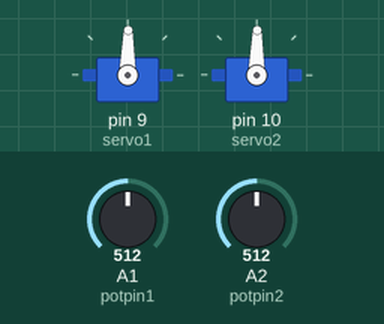
Recording of a sketch running on a simulated Arduino Uno, built with avr-gcc and run on an emulated ATmega328P. On the bench: 2 × servo. Inputs (shaded band) come from the test bench; at power-on: A1 (potpin1) = 512, A2 (potpin2) = 512.

Above: at 1.2 s.
1.3 s: A1 (potpin1) set to 716
At 2.0 s:
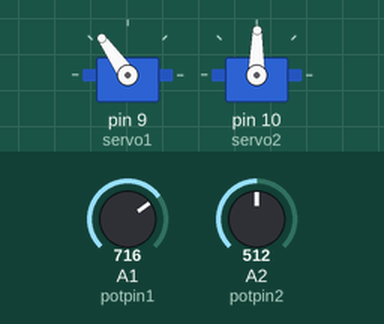
2.8 s: A2 (potpin2) set to 716
At 3.8 s:
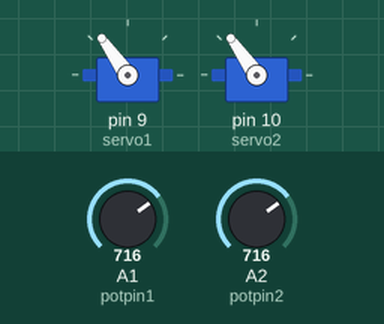
4.3 s: A1 (potpin1) set to 900
At 5.0 s:
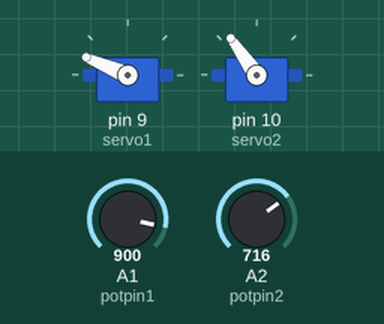
5.8 s: A2 (potpin2) set to 900
At 6.1 s:
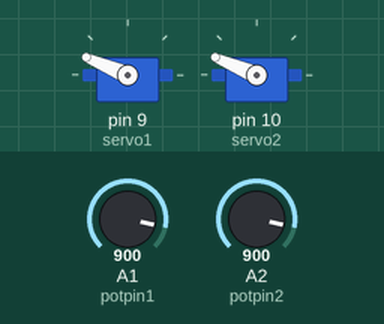
7.3 s: A1 (potpin1) set to 1023
At 8.5 s:
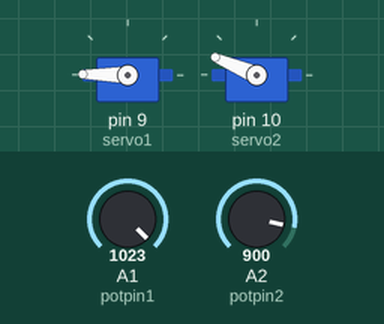
8.8 s: A2 (potpin2) set to 1023
At 9.6 s:
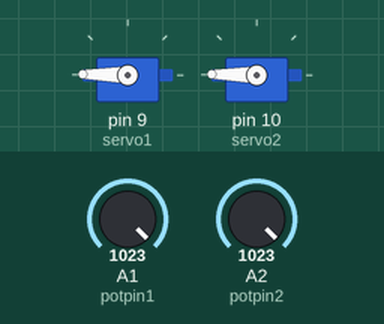
Timing chart, 0 to 11.3 s (numbered marks = the images above; inputs shaded):
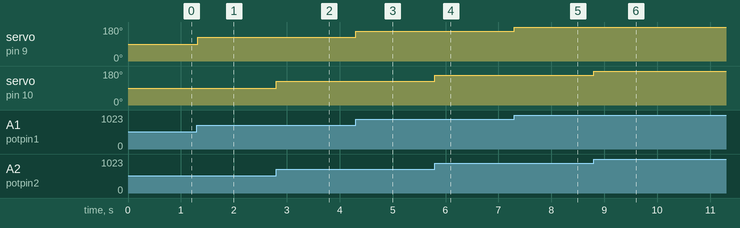

The sketch:

test_servo_s.ino
```cpp
//test servo's

#include <Servo.h>

Servo servo1;
Servo servo2;

int potpin1 = A1;
int potpin2 = A2;
int val1;
int val2;

void setup()
{
  servo1.attach(9);
  servo2.attach(10);

  pinMode(potpin1, INPUT);
  pinMode(potpin2, INPUT);
}

void loop()
{
  val1 = analogRead(potpin1);
  val2 = analogRead(potpin2);
  val1 = map(val1, 0, 1023, 0, 179);
  val2 = map(val2, 0, 1023, 0, 179);
  servo1.write(val1);
  servo2.write(val2);
  delay(15);
}
```

Measured:
- after the input at 1.3 s, servo on pin 9 (servo1): 89° → 125° at once
- after the input at 2.8 s, servo on pin 10 (servo2): 89° → 125° at once
- after the input at 4.3 s, servo on pin 9 (servo1): 125° → 157° at once
- after the input at 5.8 s, servo on pin 10 (servo2): 125° → 157° at once
- after the input at 7.3 s, servo on pin 9 (servo1): 157° → 179° at once
- after the input at 8.8 s, servo on pin 10 (servo2): 157° → 179° at once
